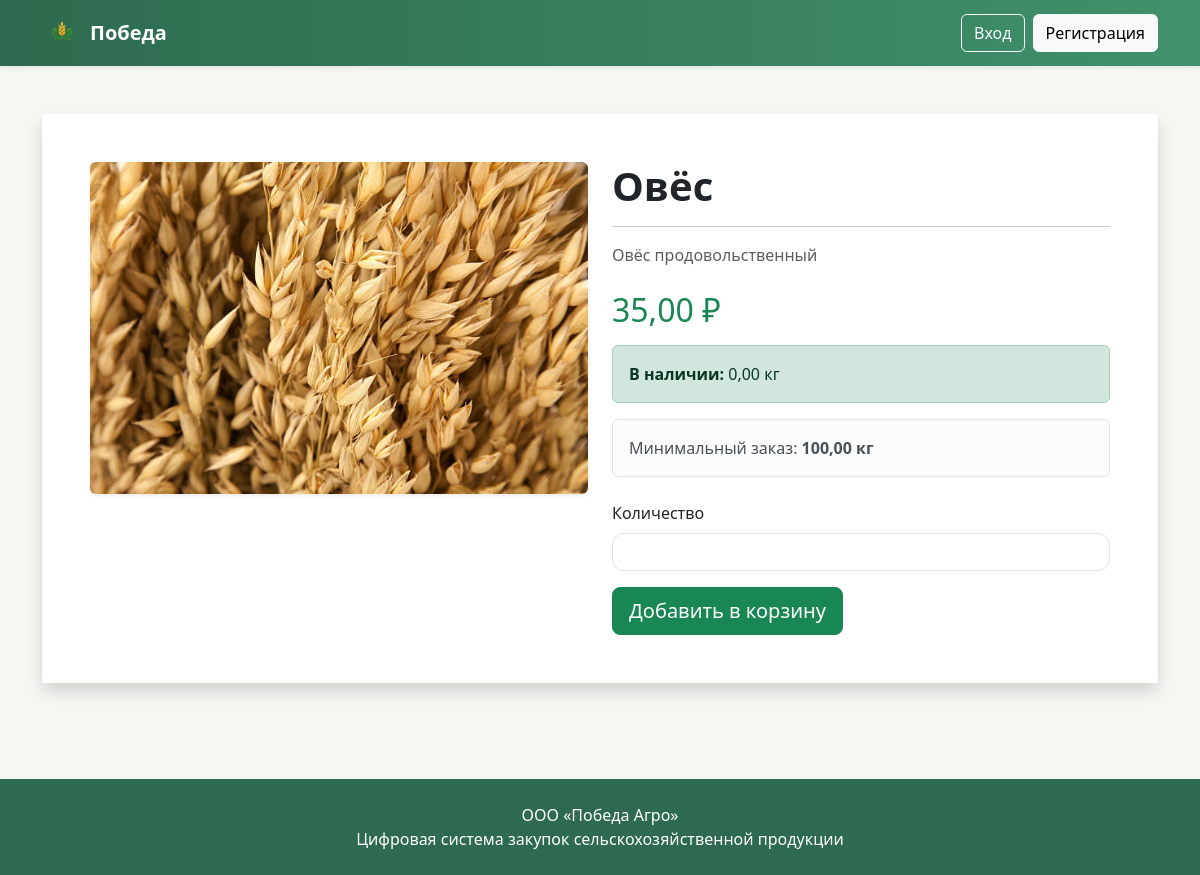
/product/1/, run on the app's committed database.
### catalog/models.py (models this page shows, shortened)
class Product(models.Model):
    category = models.ForeignKey(
        Category,
        on_delete=models.CASCADE
    )
    name = models.CharField(
        max_length=200
    )
    description = models.TextField(
        blank=True,
        null=True
    )
    unit = models.CharField(
        max_length=20,
        default='кг'
    )
    price_per_unit = models.DecimalField(
        max_digits=10,
        decimal_places=2
    )
    stock = models.DecimalField(
        max_digits=12,
        decimal_places=2,
        default=0
    )
    min_order_quantity = models.DecimalField(
        max_digits=10,
        decimal_places=2,
        default=1
    )
    available = models.BooleanField(
        default=True
    )
    created_at = models.DateTimeField(
        auto_now_add=True
    )
    updated_at = models.DateTimeField(
        auto_now=True
    )
    image = models.ImageField(
        upload_to='products/',
        blank=True,
        null=True
    )

### catalog/views.py (the view)
class ProductDetailView(DetailView):
    model = Product
    template_name = 'catalog/product_detail.html'
    context_object_name = 'product'

### templates/catalog/product_detail.html (shortened to what this page needs)
{% extends 'base.html' %}
{% block content %}
<div class="card border-0 shadow">
    <div class="card-body p-5">
        <div class="row">
            <div class="col-lg-6">
                {% if product.image %}
                <img
                        src="{{ product.image.url }}"
                        class="img-fluid rounded shadow-sm">
                {% endif %}
            </div>
            <div class="col-lg-6">
                <h1 class="fw-bold">
                    {{ product.name }}
                </h1>
                <hr>
                <p class="text-muted">
                    {{ product.description }}
                </p>
                <h2 class="text-success mt-4">
                    {{ product.price_per_unit }} ₽
                </h2>
                <div class="alert alert-success mt-3">
                    <strong>
                        В наличии:
                    </strong>
                    {{ product.stock }}
                    {{ product.unit }}
                </div>
                <div class="alert alert-light border">
                    Минимальный заказ:
                    <strong>
                        {{ product.min_order_quantity }}
                        {{ product.unit }}
                    </strong>
                </div>
                <form
                        method="post"
                        action="{% url 'add_to_cart' product.id %}"
                        class="mt-4">
                    <label class="form-label">
                        Количество
                    </label>
                   <input
                           type="number"
                           step="0.01"
                           min="{{ product.min_order_quantity }}"
                           max="{{ product.stock }}"
                           name="quantity"
                           value="{{ product.min_order_quantity }}"
                           class="form-control mb-3">
                    <button
                            class="btn btn-success btn-lg">
                        Добавить в корзину
                    </button>
                </form>
            </div>
        </div>
    </div>
</div>
{% endblock %}

### static/css/style.css (style rules this page uses)
.card { border-radius:20px; }
.btn { border-radius:12px; }
.card img { transition:0.4s; }
.btn-success { background:#2d6a4f; border:none; }
.card { transition:0.3s; }
input.form-control { border-radius:12px; }
.card-body { background:white; }
h1,h2,h3,h4,h5 { color:#1b4332; }

### data on the page
Product: image (picture), name "Овёс", description "Овёс продовольственный", price_per_unit "35,00", stock "0,00", unit "кг", min_order_quantity "100,00"
